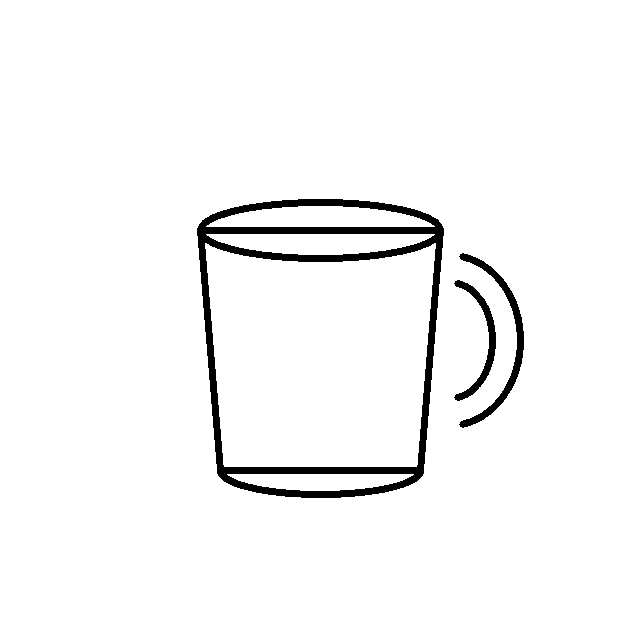
#> input picture samples/inputs/mug.png, 640 x 640 px
$ python preprocess.py ../samples/inputs/mug.png
#> lines starting #> are read from the running program, lines starting #| are printed output that depends on the picture; after the words box and inside, x2 and y2 are one past the last pixel; in counts of white or black regions, pixels touching at a corner belong together
"""Sketch preprocessing for Sketch2Shape AI.

Turns any sketch (pencil on paper, dark canvas, transparent PNG, Gradio canvas
output) into a clean white-lines-on-black square map, which is the input a
scribble ControlNet expects. Runs on CPU, no GPU needed.
"""
from __future__ import annotations

from pathlib import Path
from typing import Union

import cv2
import numpy as np
from PIL import Image

ALLOWED_EXTS = {".png", ".jpg", ".jpeg", ".webp", ".bmp"}
MAX_FILE_MB = 10
MIN_SIDE = 128
MAX_SIDE = 4096


class SketchError(ValueError):
    """Raised with a user-friendly message when the input cannot be used."""


def load_sketch(src: Union[str, Path, Image.Image, np.ndarray]) -> Image.Image:
    """Load and validate a sketch. Transparent areas are composited on white."""
#> called with src = '../samples/inputs/mug.png'
    if isinstance(src, (str, Path)):
        path = Path(src)
        if path.suffix.lower() not in ALLOWED_EXTS:
            raise SketchError(
                f"Unsupported file type '{path.suffix}'. Use: {', '.join(sorted(ALLOWED_EXTS))}."
            )
        if not path.is_file():
            raise SketchError(f"File not found: {path}")
        if path.stat().st_size > MAX_FILE_MB * 1024 * 1024:
            raise SketchError(f"File is larger than {MAX_FILE_MB} MB.")
        try:
            img = Image.open(path)
#> img is the input picture: PIL image 640x640 RGB; values 35 (black) and 255 (white), 96.6% white; 3 black regions, box (x1, y1, x2, y2) and area: (197, 199, 444, 498) 11223, (459, 253, 524, 428) 1565, (454, 280, 496, 401) 1032
            img.load()
        except Exception as exc:  # unreadable or corrupt file
            raise SketchError("The file could not be read as an image.") from exc
    elif isinstance(src, np.ndarray):
        img = Image.fromarray(src)
    elif isinstance(src, Image.Image):
        img = src
    else:
        raise SketchError("Unsupported input type.")

    if img.mode in ("RGBA", "LA") or (img.mode == "P" and "transparency" in img.info):
        rgba = img.convert("RGBA")
        background = Image.new("RGBA", rgba.size, (255, 255, 255, 255))
        img = Image.alpha_composite(background, rgba)
    img = img.convert("RGB")

    w, h = img.size
#> w = 640; h = 640
    if min(w, h) < MIN_SIDE:
        raise SketchError(f"Image is too small. Use at least {MIN_SIDE} px on each side.")
    if max(w, h) > MAX_SIDE:
        scale = MAX_SIDE / max(w, h)
        img = img.resize((int(w * scale), int(h * scale)), Image.LANCZOS)
    return img


def preprocess(
    src: Union[str, Path, Image.Image, np.ndarray],
    size: int = 512,
    margin: float = 0.08,
    min_ink_ratio: float = 0.0015,
) -> tuple[Image.Image, dict]:
    """Return (scribble_map, info).

    scribble_map: RGB PIL image, white lines on black, square, size x size.
    info: dict of simple measurements for logging and metadata.json.
    """
    img = load_sketch(src)
    gray = cv2.cvtColor(np.array(img), cv2.COLOR_RGB2GRAY)

    # Work at a moderate resolution so thresholds behave consistently.
    h, w = gray.shape
#> h = 640; w = 640
    work_max = 1024
    if max(h, w) > work_max:
        scale = work_max / max(h, w)
        gray = cv2.resize(gray, (int(w * scale), int(h * scale)), interpolation=cv2.INTER_AREA)

    # Light denoise and local contrast boost (helps faint pencil and phone photos).
    gray = cv2.GaussianBlur(gray, (3, 3), 0)
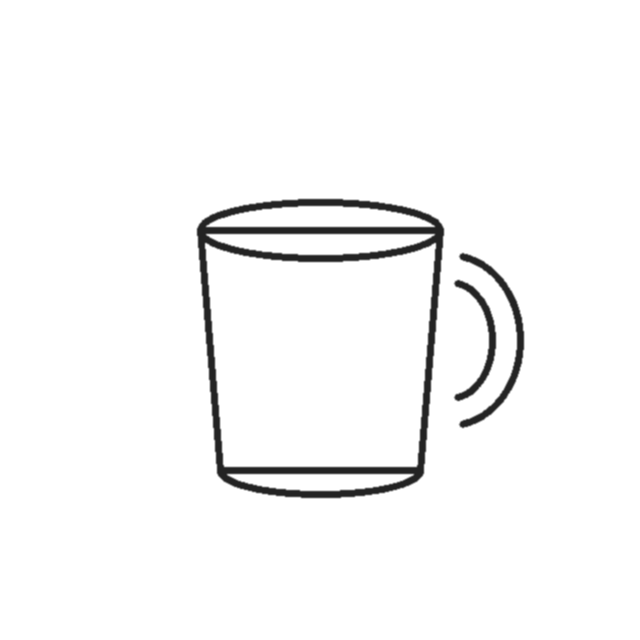
#> gray: shape (640, 640); min 35, max 255, mean 247.6
    gray = cv2.createCLAHE(clipLimit=2.0, tileGridSize=(8, 8)).apply(gray)

    # Make the background light. If the image is mostly dark, invert it.
    inverted = bool(np.median(gray) < 127)
#> inverted = False
    if inverted:
        gray = 255 - gray

    # Ink = pixels darker than their local neighbourhood. Copes with uneven lighting.
    ink = cv2.adaptiveThreshold(
        gray, 255, cv2.ADAPTIVE_THRESH_GAUSSIAN_C, cv2.THRESH_BINARY_INV, 31, 12
    )
#> ink: shape (640, 640); 3.4% white; 3 white regions, box (x1, y1, x2, y2) and area: (197, 199, 444, 498) 11167, (459, 253, 524, 428) 1577, (454, 280, 496, 401) 1042

    # Remove tiny specks of noise.
    count, labels, stats, _ = cv2.connectedComponentsWithStats(ink, connectivity=8)
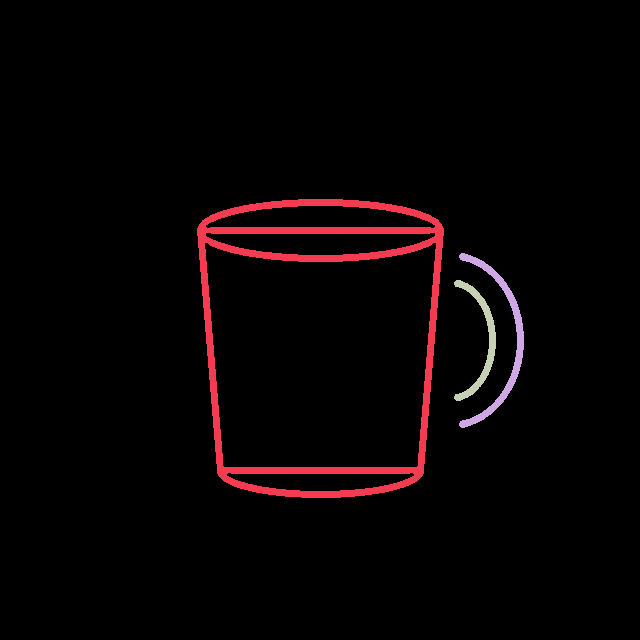
#> labels: shape (640, 640) int32; 4 distinct labels, from 0 to 3; one colour per label, 0 black
#> count = 4; stats = [[0, 0, 640, 640, 395814], [197, 199, 247, 299, 11167], [459, 253, 65, 175, 1577], [454, 280, 42, 121, 1042]]
    min_area = max(8, int(0.00002 * ink.size))
#> min_area = 8
    cleaned = np.zeros_like(ink)
    for i in range(1, count):
        if stats[i, cv2.CC_STAT_AREA] >= min_area:
            cleaned[labels == i] = 255
    ink = cleaned

    ink_ratio = float(np.count_nonzero(ink)) / ink.size
#> ink_ratio = 0.0337
    if ink_ratio < min_ink_ratio:
        raise SketchError(
            "The sketch looks blank or too faint. Draw with a darker, thicker line and try again."
        )

    # Crop to the drawing, add a margin, pad to a square.
    ys, xs = np.where(ink > 0)
#> ys = 13786 values from 199 to 497; xs = 13786 values, max 523 at index 7624, min 197 at index 1956, mean 352.6
    y0, y1, x0, x1 = ys.min(), ys.max() + 1, xs.min(), xs.max() + 1
#> y0 = 199; y1 = 498; x0 = 197; x1 = 524
    crop = ink[y0:y1, x0:x1]
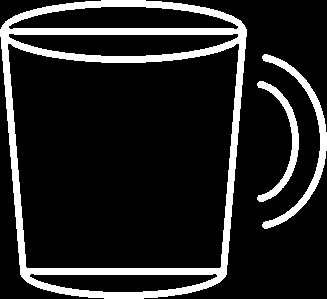
#> crop: shape (299, 327); 14.1% white; 3 white regions, box (x1, y1, x2, y2) and area: (0, 0, 247, 299) 11167, (262, 54, 327, 229) 1577, (257, 81, 299, 202) 1042
    ch, cw = crop.shape
#> ch = 299; cw = 327
    side = int(max(ch, cw) * (1 + 2 * margin))
#> side = 379
    canvas = np.zeros((side, side), dtype=np.uint8)
    oy, ox = (side - ch) // 2, (side - cw) // 2
#> oy = 40; ox = 26
    canvas[oy : oy + ch, ox : ox + cw] = crop
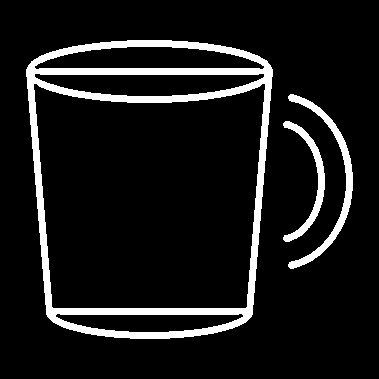
#> canvas: shape (379, 379); 9.6% white; 3 white regions, box (x1, y1, x2, y2) and area: (26, 40, 273, 339) 11167, (288, 94, 353, 269) 1577, (283, 121, 325, 242) 1042

    # Resize, thicken lines slightly so the ControlNet can see them, re-binarise.
    canvas = cv2.resize(canvas, (size, size), interpolation=cv2.INTER_AREA)
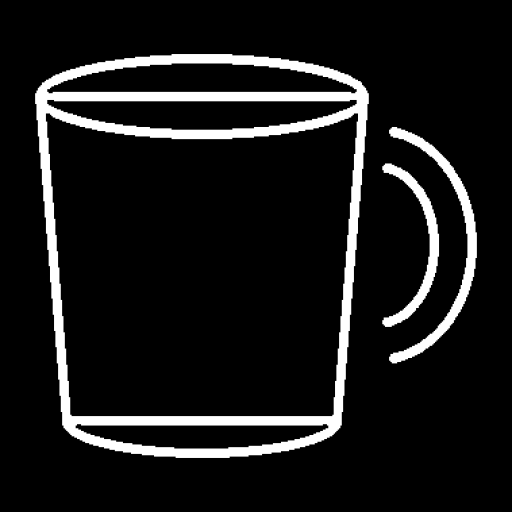
#> canvas: shape (512, 512); min 0, max 255, mean 24.5
    kernel = np.ones((3, 3), np.uint8)
    canvas = cv2.dilate(canvas, kernel, iterations=1)
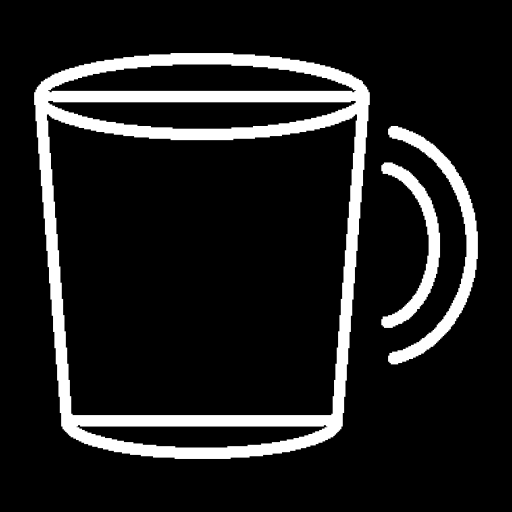
#> canvas: shape (512, 512); min 0, max 255, mean 30.3
    _, canvas = cv2.threshold(canvas, 40, 255, cv2.THRESH_BINARY)
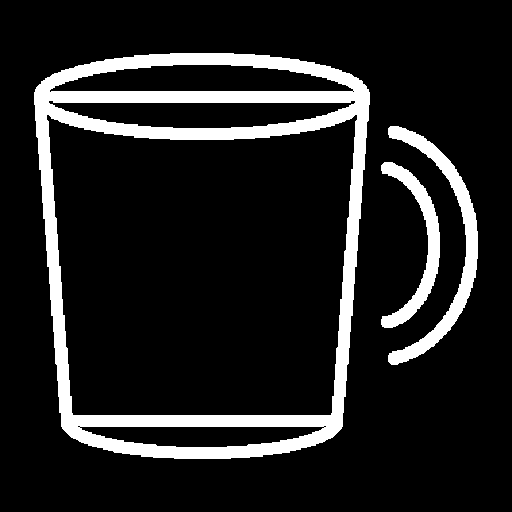
#> canvas: shape (512, 512); 12.6% white; 3 white regions, box (x1, y1, x2, y2) and area: (34, 53, 370, 459) 26487, (388, 126, 478, 365) 3925, (381, 162, 440, 328) 2604

    info = {
        "input_size": list(img.size),
        "output_size": [size, size],
        "inverted": inverted,
        "ink_ratio": round(ink_ratio, 5),
    }
#> info = {'input_size': [640, 640], 'output_size': [512, 512], 'inverted': False, 'ink_ratio': 0.0337}
    return Image.fromarray(canvas).convert("RGB"), info


if __name__ == "__main__":
    import argparse

    parser = argparse.ArgumentParser(description="Preprocess a sketch into a scribble map.")
    parser.add_argument("input")
    parser.add_argument("--out", default="sketch_processed.png")
    parser.add_argument("--size", type=int, default=512)
    args = parser.parse_args()
    try:
        scribble, details = preprocess(args.input, size=args.size)
#> details has the same summary as info in preprocess
    except SketchError as err:
        raise SystemExit(f"Input problem: {err}")
    scribble.save(args.out)
    print(f"Saved {args.out}  {details}")
#| Saved sketch_processed.png  {'input_size': [640, 640], 'output_size': [512, 512], 'inverted': False, 'ink_ratio': 0.03366}
